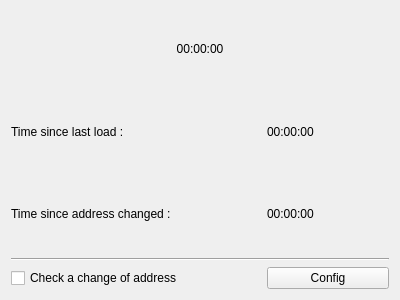
<?xml version="1.0" encoding="UTF-8"?>
<ui version="4.0">
 <class>TrainingTimer</class>
 <widget class="QWidget" name="TrainingTimer">
  <property name="geometry">
   <rect>
    <x>0</x>
    <y>0</y>
    <width>400</width>
    <height>300</height>
   </rect>
  </property>
  <property name="windowTitle">
   <string>Form</string>
  </property>
  <layout class="QVBoxLayout" name="verticalLayout">
   <item>
    <layout class="QGridLayout" name="gridLayout">
     <item row="1" column="2">
      <widget class="QLabel" name="lastLoadClock">
       <property name="text">
        <string>00:00:00</string>
       </property>
      </widget>
     </item>
     <item row="4" column="2">
      <widget class="QPushButton" name="configPushButton">
       <property name="text">
        <string>Config</string>
       </property>
      </widget>
     </item>
     <item row="0" column="1">
      <widget class="QLabel" name="mainClock">
       <property name="text">
        <string>00:00:00</string>
       </property>
       <property name="alignment">
        <set>Qt::AlignCenter</set>
       </property>
      </widget>
     </item>
     <item row="2" column="2">
      <widget class="QLabel" name="memoryClock">
       <property name="text">
        <string>00:00:00</string>
       </property>
      </widget>
     </item>
     <item row="3" column="0" colspan="3">
      <widget class="Line" name="line">
       <property name="lineWidth">
        <number>1</number>
       </property>
       <property name="orientation">
        <enum>Qt::Horizontal</enum>
       </property>
      </widget>
     </item>
     <item row="4" column="0" colspan="2">
      <widget class="QCheckBox" name="memoryCheckcheckBox">
       <property name="text">
        <string>Check a change of address</string>
       </property>
      </widget>
     </item>
     <item row="1" column="0" colspan="2">
      <widget class="QLabel" name="label_3">
       <property name="text">
        <string>Time since last load :</string>
       </property>
      </widget>
     </item>
     <item row="2" column="0" colspan="2">
      <widget class="QLabel" name="label_4">
       <property name="text">
        <string>Time since address changed :</string>
       </property>
      </widget>
     </item>
    </layout>
   </item>
  </layout>
 </widget>
 <resources/>
 <connections/>
</ui>
